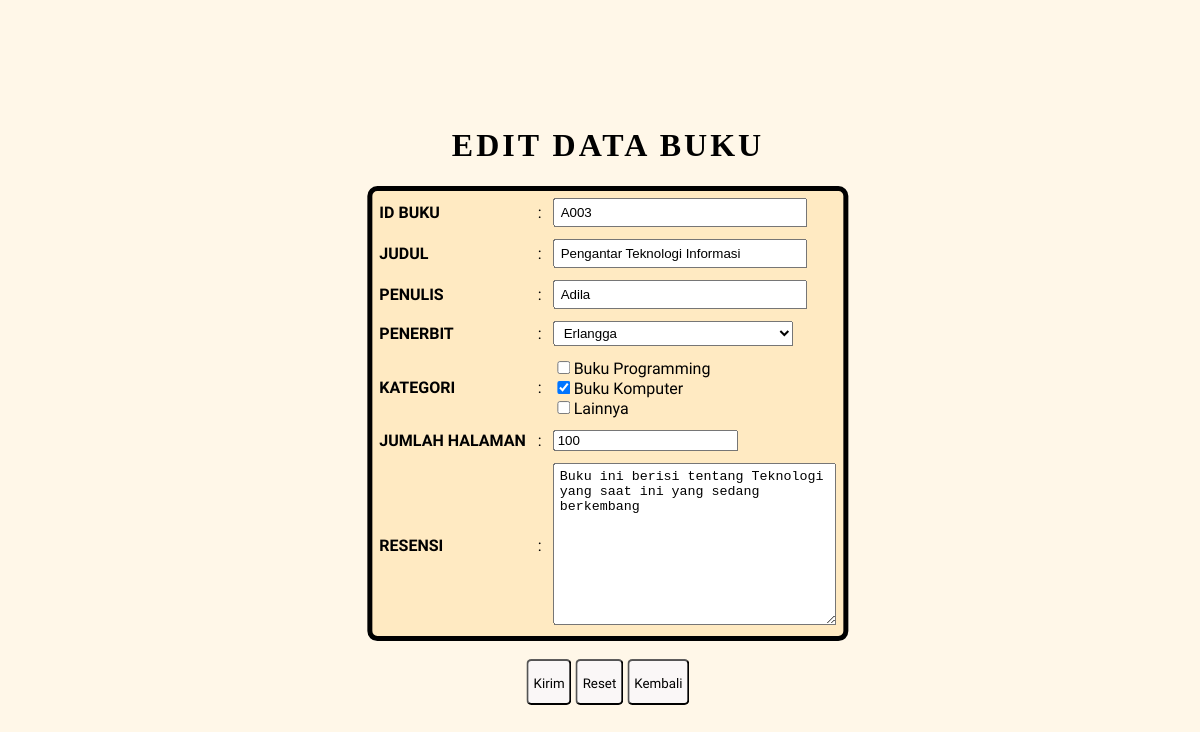
Screenshot of /edit.php?id=A003 (signed in) with the database file from the repository.
### tables this page shows
CREATE TABLE `tb_buku` (
  `Id_buku` varchar(12) NOT NULL,
  `Judul_buku` varchar(35) DEFAULT NULL,
  `Penulis` varchar(35) DEFAULT NULL,
  `Penerbit` varchar(35) DEFAULT NULL,
  `Kategori` varchar(100) NOT NULL,
  `Jumlah_hal` int(10) DEFAULT NULL,
  `Resensi` varchar(100) DEFAULT NULL
);

### function.php (called while the page is built, shortened)
<?php
$conn = mysqli_connect("localhost","root","","db_perpustakaan") or die ("Koneksi ke Database Gagal");
function query($query){
	global $conn;
	$sql = mysqli_query($conn,$query) or die ("Database tidak ada");
	$rows = [];
	while ($row = mysqli_fetch_assoc($sql)) {
		$rows[]=$row;
	}
	return $rows;
}
?>

### edit.php (the view, shortened to what this page needs)
<?php
require 'function.php';
$id = $_GET['id'];
$get = "SELECT * FROM tb_buku WHERE Id_buku = '$id'";
$books = query($get)[0];
$kategori=explode(', ',$books['Kategori']);
$penerbit = ["Erlangga","Elex Media","Grasindo","Informatika","Lainnya"];
?>
<!DOCTYPE html>
<html>
<head>
	<link rel="stylesheet" type="text/css" href="style.css">
</head>
<body class="middle bg-1">
	<form action="" method="POST">
		<h1 class="text-center title-tabel">Edit Data Buku</h1>
		<table align="center" cellpadding="5" class="tabel-tambah font-DavidLibre">
			<tr>
				<td>ID Buku</td>
				<td>:</td>
				<td><input type="text" name="id" id="a" value="<?= $books['Id_buku'] ?>" readonly></td>
			</tr>
			<tr>
				<td>Judul</td>
				<td>:</td>
				<td><input type="text" name="judul" id="a" value="<?= $books['Judul_buku'] ?>"></td>
			</tr>
			<tr>
				<td>Penulis</td>
				<td>:</td>
				<td><input type="text" name="penulis" id="a" value="<?= $books['Penulis'] ?>"></td>
			</tr>
			<tr>
				<td>Penerbit</td>
				<td>:</td>
				<td>
 					<select name="penerbit" id="a">
 						<?php foreach($penerbit as $nama) { ?>
 							<option value="<?= $nama ?>" <?php if($books['Penerbit']=="<?= $nama ?>"){echo "selected=selected";} ?>><?= $nama ?></option>
 						<?php } ?>
 					</select>
	 			</td>
			</tr>
			<tr>
				<td>Kategori</td>
				<td>:</td>
				<td>
					<input type="checkbox" name="kategori[]" value="Buku Programming" <?php if(in_array("Buku Programming",$kategori)){echo "checked=checked";} ?>>Buku Programming<br>
					<input type="checkbox" name="kategori[]" value="Buku Komputer" <?php if(in_array("Buku Komputer",$kategori)){echo "checked=checked";} ?>>Buku Komputer<br>
					<input type="checkbox" name="kategori[]" value="Lainnya" <?php if(in_array("Lainnya",$kategori)){echo "checked=checked";} ?>>Lainnya<br>
				</td>
			</tr>
			<tr>
				<td>Jumlah Halaman</td>
				<td>:</td>
				<td><input type="number" name="jumlah" min="0" value="<?= $books['Jumlah_hal'] ?>"></td>
			</tr>
			<tr>
				<td>Resensi</td>
				<td>:</td>
				<td><textarea name="resensi" cols="32" rows="10" style="padding: 5px;"><?= $books['Resensi'] ?></textarea></td>
			</tr>
		</table>
		<br>
		<div class="text-center">
			<button type="submit" name="submit" class="btn btn2 font-Staatliches"> Kirim </button>
			<button type="reset" name="submit" class="btn btn2 font-Staatliches"> Reset </button>
			<button class="btn btn2 font-Staatliches b"><a href="home.php" style="text-decoration: none; color: black;">Kembali</a></button>
		</div>
	</form>
</body>
</html>

### style.css (style rules this page uses)
.middle { position: absolute; left: 50%; top: 50%; transform: translate(-50%, -50%); }
.bg-1 { background-color: rgb(255,247,232); }
.font-Staatliches { font-family: 'Staatliches', cursive; }
.font-DavidLibre { font-family: 'David Libre', serif; }
.btn { border-radius: 5px; cursor: pointer; }
.btn2 { padding: 0 5px 0; margin-bottom: 5px; width: auto; height: 46px; line-height: 46px; background-color: rgb(250,247,247); }
.text-center { text-align: center; }
.title-tabel { text-transform: uppercase; font-weight: bold; letter-spacing: 3px; }
.tabel-tambah { background-color: rgb(255,234,194); border: 5px solid black; border-radius: 10px; }
.tabel-tambah td #a { padding: 0 5px 0; width: 240px; height: 25px; }
.tabel-tambah tr td:nth-child(1) { font-weight: bold; text-transform: uppercase; }

### rows the page displays
tb_buku: id "A003", judul "Pengantar Teknologi Informasi", penulis "Adila", Kategori "☑", jumlah "100", resensi "Buku ini berisi tentang Teknologi yang saat ini yang sedang berkembang"

### other values shown
form field penerbit "Erlangga"
